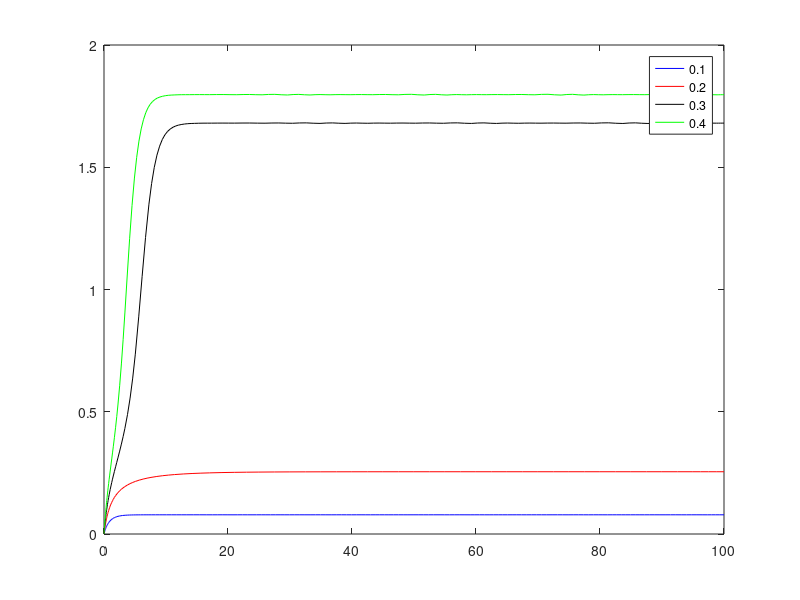
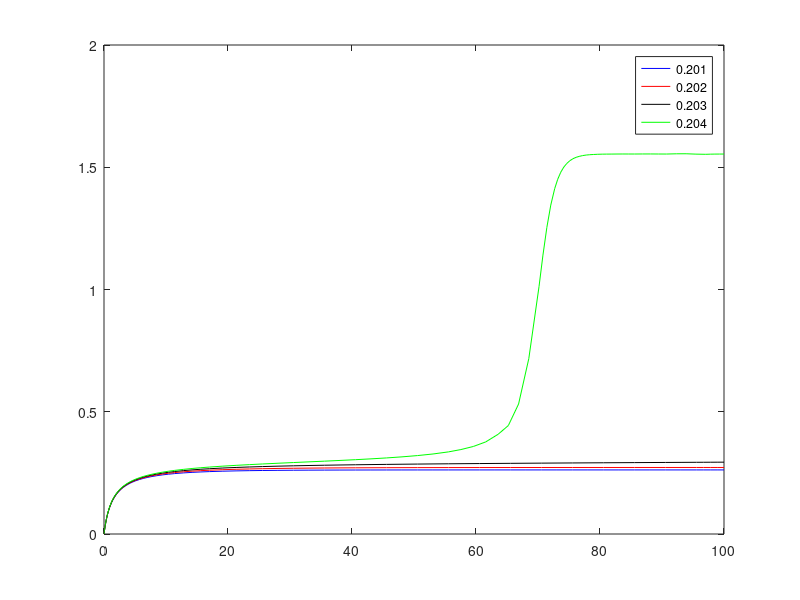

The MATLAB script that drew these images, in order:
clear
clc

%umbral entre 0.1 - 0.4
s = [0.1 0.2 0.3 0.4];
colores = {'b','r','k','g'};
g0 = 0;

for i = 1: length(s)
    g1 = @(t,g) s(i)-1.51*g+3.03*(g^2/(1+g^2));
    [t,y] = ode45(g1,[0 100],g0);
    y(end);
    figure(1);
    plot(t,y,colores{i})
    hold on
end
legend("0.1","0.2","0.3","0.4")

%umbral entre 0.201 - 0.204
s = [0.201 0.202 0.203 0.204];
colores = {'b','r','k','g'};
g0 = 0;

for i = 1: length(s)
    g1 = @(t,g) s(i)-1.51*g+3.03*(g^2/(1+g^2));
    [t,y] = ode45(g1,[0 100],g0);
    y(end);
    figure(2);
    plot(t,y,colores{i})
    hold on
end
legend("0.201","0.202","0.203","0.204")